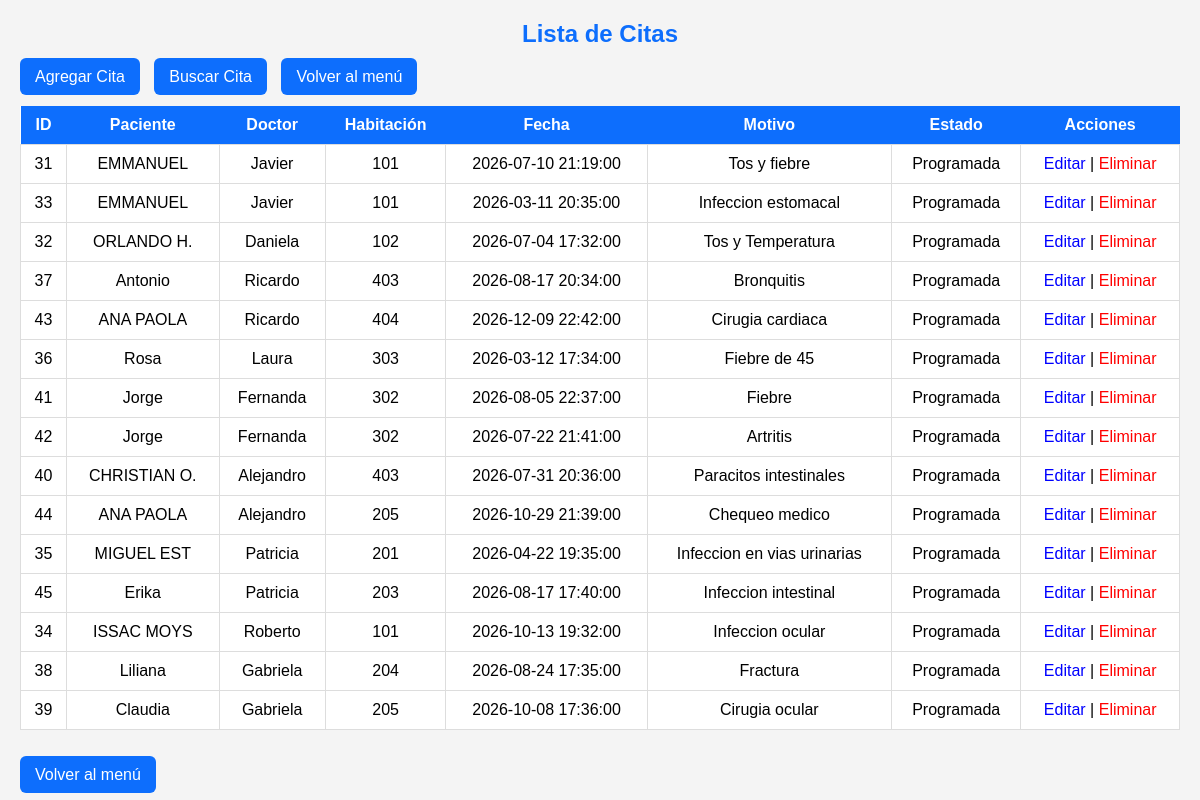
Screenshot of /citas/listar.php with the database file from the repository.
### tables this page shows
CREATE TABLE IF NOT EXISTS `citas` (
  `id_cita` int NOT NULL AUTO_INCREMENT,
  `id_paciente` int NOT NULL,
  `id_doctor` int NOT NULL,
  `id_habitacion` int NOT NULL,
  `fecha_cita` datetime NOT NULL,
  `motivo` varchar(255) DEFAULT NULL,
  `estado` enum('Programada','Completada','Cancelada') DEFAULT 'Programada',
  PRIMARY KEY (`id_cita`),
  KEY `id_paciente` (`id_paciente`),
  KEY `id_doctor` (`id_doctor`),
  KEY `id_habitacion` (`id_habitacion`)
);

CREATE TABLE IF NOT EXISTS `pacientes` (
  `id_paciente` int NOT NULL AUTO_INCREMENT,
  `nombre` varchar(100) NOT NULL,
  `apellido` varchar(100) NOT NULL,
  `edad` int NOT NULL,
  `sexo` varchar(15) NOT NULL,
  `telefono` varchar(100) NOT NULL,
  `direccion` varchar(120) NOT NULL,
  `diagnostico` varchar(120) NOT NULL,
  `fecha_ingreso` date NOT NULL,
  PRIMARY KEY (`id_paciente`)
);

CREATE TABLE IF NOT EXISTS `doctores` (
  `id_doctor` int NOT NULL AUTO_INCREMENT,
  `nombre` varchar(50) NOT NULL,
  `apellido` varchar(50) NOT NULL,
  `especialidad` varchar(100) NOT NULL,
  `telefono` varchar(15) DEFAULT NULL,
  `correo` varchar(100) DEFAULT NULL,
  PRIMARY KEY (`id_doctor`)
);

CREATE TABLE IF NOT EXISTS `habitaciones` (
  `id_habitacion` int NOT NULL AUTO_INCREMENT,
  `numero` varchar(10) NOT NULL,
  `tipo` varchar(50) DEFAULT NULL,
  `estado` enum('Disponible','Ocupada','Mantenimiento') DEFAULT 'Disponible',
  PRIMARY KEY (`id_habitacion`)
);

### citas/listar.php (the view, shortened to what this page needs)
<?php
include("../config/conexion.php");
$sql = "SELECT
c.id_cita,
p.nombre AS paciente,
d.nombre AS doctor,
h.numero AS habitacion,
c.fecha_cita,
c.motivo,
c.estado
FROM citas c
INNER JOIN pacientes p
ON c.id_paciente = p.id_paciente
INNER JOIN doctores d
ON c.id_doctor = d.id_doctor
INNER JOIN habitaciones h
ON c.id_habitacion = h.id_habitacion";
$resultado = $conn->query($sql);
?>
<!DOCTYPE html>
<html lang="es">
<head>
</head>
<body>
<h2>Lista de Citas</h2>
<div class="botones">
<a class="boton" href="agregar.php">Agregar Cita</a>
<a class="boton" href="buscar.php">Buscar Cita</a>
<a class="boton" href="../index.php">Volver al menú</a>
</div>
<table>
<tr>
<th>ID</th>
<th>Paciente</th>
<th>Doctor</th>
<th>Habitación</th>
<th>Fecha</th>
<th>Motivo</th>
<th>Estado</th>
<th>Acciones</th>
</tr>
<?php while($fila = $resultado->fetch_assoc()){ ?>
<tr>
<td><?php echo $fila['id_cita']; ?></td>
<td><?php echo $fila['paciente']; ?></td>
<td><?php echo $fila['doctor']; ?></td>
<td><?php echo $fila['habitacion']; ?></td>
<td><?php echo $fila['fecha_cita']; ?></td>
<td><?php echo $fila['motivo']; ?></td>
<td><?php echo $fila['estado']; ?></td>
<td>
<a class="editar" href="editar.php?id=<?php echo $fila['id_cita']; ?>">Editar</a>
|
<a class="eliminar" href="eliminar.php?id=<?php echo $fila['id_cita']; ?>">Eliminar</a>
</td>
</tr>
<?php } ?>
</table>
<br><br>
<a class="boton" href="../index.php">Volver al menú</a>
</body>
</html>

### citas/listar.php (style rules this page uses)
body { font-family:Arial; background:#f4f4f4; margin:20px; }
h2 { text-align:center; color:#0d6efd; }
.botones { margin-bottom:20px; }
.boton { background:#0d6efd; color:white; padding:10px 15px; text-decoration:none; border-radius:6px; margin-right:10px; }
table { width:100%; border-collapse:collapse; background:white; }
th { background:#0d6efd; color:white; padding:10px; }
td { padding:10px; border:1px solid #ddd; text-align:center; }
.editar { color:blue; text-decoration:none; }
.eliminar { color:red; text-decoration:none; }

### rows the page displays
citas: id_cita "31", id_paciente.nombre "EMMANUEL", id_doctor.nombre "Javier", id_habitacion.numero "101", fecha_cita "2026-07-10 21:19:00", motivo "Tos y fiebre", estado "Programada"
citas: id_cita "33", id_paciente.nombre "EMMANUEL", id_doctor.nombre "Javier", id_habitacion.numero "101", fecha_cita "2026-03-11 20:35:00", motivo "Infeccion estomacal", estado "Programada"
citas: id_cita "32", id_paciente.nombre "ORLANDO H.", id_doctor.nombre "Daniela", id_habitacion.numero "102", fecha_cita "2026-07-04 17:32:00", motivo "Tos y Temperatura", estado "Programada"
citas: id_cita "37", id_paciente.nombre "Antonio", id_doctor.nombre "Ricardo", id_habitacion.numero "403", fecha_cita "2026-08-17 20:34:00", motivo "Bronquitis", estado "Programada"
citas: id_cita "43", id_paciente.nombre "ANA PAOLA", id_doctor.nombre "Ricardo", id_habitacion.numero "404", fecha_cita "2026-12-09 22:42:00", motivo "Cirugia cardiaca", estado "Programada"
citas: id_cita "36", id_paciente.nombre "Rosa", id_doctor.nombre "Laura", id_habitacion.numero "303", fecha_cita "2026-03-12 17:34:00", motivo "Fiebre de 45", estado "Programada"
citas: id_cita "41", id_paciente.nombre "Jorge", id_doctor.nombre "Fernanda", id_habitacion.numero "302", fecha_cita "2026-08-05 22:37:00", motivo "Fiebre", estado "Programada"
citas: id_cita "42", id_paciente.nombre "Jorge", id_doctor.nombre "Fernanda", id_habitacion.numero "302", fecha_cita "2026-07-22 21:41:00", motivo "Artritis", estado "Programada"
citas: id_cita "40", id_paciente.nombre "CHRISTIAN O.", id_doctor.nombre "Alejandro", id_habitacion.numero "403", fecha_cita "2026-07-31 20:36:00", motivo "Paracitos intestinales", estado "Programada"
citas: id_cita "44", id_paciente.nombre "ANA PAOLA", id_doctor.nombre "Alejandro", id_habitacion.numero "205", fecha_cita "2026-10-29 21:39:00", motivo "Chequeo medico", estado "Programada"
citas: id_cita "35", id_paciente.nombre "MIGUEL EST", id_doctor.nombre "Patricia", id_habitacion.numero "201", fecha_cita "2026-04-22 19:35:00", motivo "Infeccion en vias urinarias", estado "Programada"
citas: id_cita "45", id_paciente.nombre "Erika", id_doctor.nombre "Patricia", id_habitacion.numero "203", fecha_cita "2026-08-17 17:40:00", motivo "Infeccion intestinal", estado "Programada"
citas: id_cita "34", id_paciente.nombre "ISSAC MOYS", id_doctor.nombre "Roberto", id_habitacion.numero "101", fecha_cita "2026-10-13 19:32:00", motivo "Infeccion ocular", estado "Programada"
citas: id_cita "38", id_paciente.nombre "Liliana", id_doctor.nombre "Gabriela", id_habitacion.numero "204", fecha_cita "2026-08-24 17:35:00", motivo "Fractura", estado "Programada"
citas: id_cita "39", id_paciente.nombre "Claudia", id_doctor.nombre "Gabriela", id_habitacion.numero "205", fecha_cita "2026-10-08 17:36:00", motivo "Cirugia ocular", estado "Programada"
